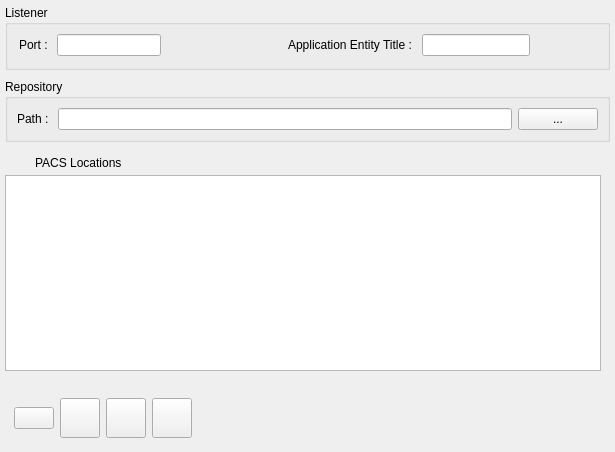
<?xml version="1.0" encoding="UTF-8"?>
<ui version="4.0">
 <class>PACSSetupQueryRetrieveWidget</class>
 <widget class="QWidget" name="PACSSetupQueryRetrieveWidget">
  <property name="geometry">
   <rect>
    <x>0</x>
    <y>0</y>
    <width>615</width>
    <height>452</height>
   </rect>
  </property>
  <property name="windowTitle">
   <string>Form</string>
  </property>
  <layout class="QVBoxLayout" name="verticalLayout_2">
   <property name="spacing">
    <number>9</number>
   </property>
   <property name="leftMargin">
    <number>5</number>
   </property>
   <property name="topMargin">
    <number>5</number>
   </property>
   <property name="rightMargin">
    <number>5</number>
   </property>
   <property name="bottomMargin">
    <number>5</number>
   </property>
   <item>
    <widget class="QGroupBox" name="groupBox">
     <property name="title">
      <string>Listener</string>
     </property>
     <layout class="QHBoxLayout" name="horizontalLayout_3">
      <property name="leftMargin">
       <number>2</number>
      </property>
      <property name="topMargin">
       <number>0</number>
      </property>
      <property name="rightMargin">
       <number>2</number>
      </property>
      <property name="bottomMargin">
       <number>2</number>
      </property>
      <item>
       <widget class="QWidget" name="widget_2" native="true">
        <property name="sizePolicy">
         <sizepolicy hsizetype="Preferred" vsizetype="Preferred">
          <horstretch>2</horstretch>
          <verstretch>0</verstretch>
         </sizepolicy>
        </property>
        <layout class="QHBoxLayout" name="horizontalLayout">
         <item>
          <widget class="QLabel" name="labelArrow">
           <property name="sizePolicy">
            <sizepolicy hsizetype="Fixed" vsizetype="Preferred">
             <horstretch>0</horstretch>
             <verstretch>0</verstretch>
            </sizepolicy>
           </property>
           <property name="text">
            <string>Port : </string>
           </property>
          </widget>
         </item>
         <item>
          <widget class="QLineEdit" name="m_editListenerPort">
           <property name="sizePolicy">
            <sizepolicy hsizetype="Preferred" vsizetype="Fixed">
             <horstretch>0</horstretch>
             <verstretch>0</verstretch>
            </sizepolicy>
           </property>
          </widget>
         </item>
         <item>
          <spacer name="horizontalSpacer_5">
           <property name="orientation">
            <enum>Qt::Horizontal</enum>
           </property>
           <property name="sizeHint" stdset="0">
            <size>
             <width>40</width>
             <height>20</height>
            </size>
           </property>
          </spacer>
         </item>
        </layout>
       </widget>
      </item>
      <item>
       <widget class="QWidget" name="widget_3" native="true">
        <property name="sizePolicy">
         <sizepolicy hsizetype="Preferred" vsizetype="Preferred">
          <horstretch>4</horstretch>
          <verstretch>0</verstretch>
         </sizepolicy>
        </property>
        <layout class="QHBoxLayout" name="horizontalLayout_2">
         <item>
          <spacer name="horizontalSpacer_4">
           <property name="orientation">
            <enum>Qt::Horizontal</enum>
           </property>
           <property name="sizeHint" stdset="0">
            <size>
             <width>40</width>
             <height>20</height>
            </size>
           </property>
          </spacer>
         </item>
         <item>
          <widget class="QLabel" name="label_2">
           <property name="text">
            <string>Application Entity Title : </string>
           </property>
          </widget>
         </item>
         <item>
          <widget class="QLineEdit" name="m_editListenerAETitle">
           <property name="sizePolicy">
            <sizepolicy hsizetype="Preferred" vsizetype="Fixed">
             <horstretch>0</horstretch>
             <verstretch>0</verstretch>
            </sizepolicy>
           </property>
          </widget>
         </item>
         <item>
          <spacer name="horizontalSpacer_3">
           <property name="orientation">
            <enum>Qt::Horizontal</enum>
           </property>
           <property name="sizeHint" stdset="0">
            <size>
             <width>60</width>
             <height>20</height>
            </size>
           </property>
          </spacer>
         </item>
        </layout>
       </widget>
      </item>
     </layout>
    </widget>
   </item>
   <item>
    <widget class="QGroupBox" name="groupBox_2">
     <property name="title">
      <string>Repository</string>
     </property>
     <layout class="QHBoxLayout" name="horizontalLayout_7">
      <item>
       <widget class="QLabel" name="label">
        <property name="text">
         <string>Path : </string>
        </property>
       </widget>
      </item>
      <item>
       <widget class="QLineEdit" name="m_editRepositoryPath">
        <property name="readOnly">
         <bool>true</bool>
        </property>
       </widget>
      </item>
      <item>
       <widget class="QPushButton" name="m_btnOpenRepositoryPath">
        <property name="text">
         <string>...</string>
        </property>
       </widget>
      </item>
     </layout>
    </widget>
   </item>
   <item>
    <widget class="QWidget" name="widget_6" native="true">
     <layout class="QVBoxLayout" name="verticalLayout">
      <property name="spacing">
       <number>0</number>
      </property>
      <property name="leftMargin">
       <number>0</number>
      </property>
      <property name="topMargin">
       <number>0</number>
      </property>
      <item>
       <widget class="QWidget" name="widget_7" native="true">
        <layout class="QHBoxLayout" name="horizontalLayout_8">
         <property name="leftMargin">
          <number>0</number>
         </property>
         <property name="topMargin">
          <number>0</number>
         </property>
         <property name="rightMargin">
          <number>0</number>
         </property>
         <property name="bottomMargin">
          <number>0</number>
         </property>
         <item>
          <widget class="QLabel" name="label_4">
           <property name="sizePolicy">
            <sizepolicy hsizetype="Fixed" vsizetype="Preferred">
             <horstretch>0</horstretch>
             <verstretch>0</verstretch>
            </sizepolicy>
           </property>
           <property name="styleSheet">
            <string notr="true">QLabel {
    image: url(:/Resource/Images/medip/arrow_open_d.png);
	min-width: 24px;
	min-height: 24px;
}</string>
           </property>
           <property name="text">
            <string/>
           </property>
          </widget>
         </item>
         <item>
          <widget class="QLabel" name="m_labelRepository_2">
           <property name="text">
            <string>PACS Locations</string>
           </property>
          </widget>
         </item>
        </layout>
       </widget>
      </item>
      <item>
       <widget class="QTableWidget" name="m_tablePACSList"/>
      </item>
     </layout>
    </widget>
   </item>
   <item>
    <widget class="QWidget" name="widget_5" native="true">
     <layout class="QHBoxLayout" name="horizontalLayout_4">
      <item>
       <widget class="QPushButton" name="m_btnEcho">
        <property name="text">
         <string/>
        </property>
       </widget>
      </item>
      <item>
       <widget class="QPushButton" name="m_btnAdd">
        <property name="styleSheet">
         <string notr="true">QPushButton{
    border-image: url(:/Resource/Images/deepcatch/popup_new_d.png);
	width:32;
	height:32px;
}


QPushButton:disabled{
    border-image: url(:/Resource/Images/deepcatch/popup_new_disabled.png);
	width:32px;
	height:32px;
}

QPushButton:hover{
    border-image: url(:/Resource/Images/deepcatch/popup_new_h.png);
	width:32;
	height:32px;
}

QPushButton:hover:pressed {
    border-image: url(:/Resource/Images/deepcatch/popup_new_p.png);
	width:32px;
	height:32px;
}</string>
        </property>
        <property name="text">
         <string/>
        </property>
       </widget>
      </item>
      <item>
       <widget class="QPushButton" name="m_btnEdit">
        <property name="styleSheet">
         <string notr="true">QPushButton{
    border-image: url(:/Resource/Images/deepcatch/popup_modify_d.png);
	width:32;
	height:32px;
}

QPushButton:disabled{
    border-image: url(:/Resource/Images/deepcatch/popup_modify_disabled.png);
	width:32px;
	height:32px;
}

QPushButton:hover{
    border-image: url(:/Resource/Images/deepcatch/popup_modify_h.png);
	width:32;
	height:32px;
}

QPushButton:hover:pressed {
    border-image: url(:/Resource/Images/deepcatch/popup_modify_p.png);
	width:32px;
	height:32px;
}</string>
        </property>
        <property name="text">
         <string/>
        </property>
       </widget>
      </item>
      <item>
       <widget class="QPushButton" name="m_btnDelete">
        <property name="styleSheet">
         <string notr="true">QPushButton{
    border-image: url(:/Resource/Images/deepcatch/popup_delet_d.png);
	width:32;
	height:32px;
}

QPushButton:disabled{
    border-image: url(:/Resource/Images/deepcatch/popup_delet_disabled.png);
	width:32px;
	height:32px;
}

QPushButton:hover{
    border-image: url(:/Resource/Images/deepcatch/popup_delet_h.png);
	width:32;
	height:32px;
}

QPushButton:hover:pressed {
    border-image: url(:/Resource/Images/deepcatch/popup_delet_p.png);
	width:32px;
	height:32px;
}</string>
        </property>
        <property name="text">
         <string/>
        </property>
       </widget>
      </item>
      <item>
       <spacer name="horizontalSpacer_2">
        <property name="orientation">
         <enum>Qt::Horizontal</enum>
        </property>
        <property name="sizeHint" stdset="0">
         <size>
          <width>40</width>
          <height>20</height>
         </size>
        </property>
       </spacer>
      </item>
     </layout>
    </widget>
   </item>
  </layout>
 </widget>
 <resources>
  <include location="../../MainWindow.qrc"/>
 </resources>
 <connections/>
</ui>
